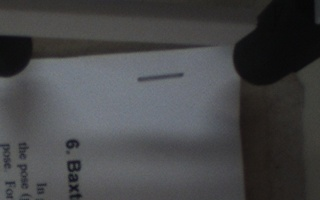
#> input picture cv_test_images/rot_07.jpg, 320 x 200 px, found by its file name
$ python create_contour.py
#> lines starting #> are read from the running program, lines starting #| are printed output that depends on the picture; after the words box and inside, x2 and y2 are one past the last pixel; in counts of white or black regions, pixels touching at a corner belong together
#!/usr/bin/env python
#-*- coding:utf-8 -*-
import cv2 as cv
import sys
import numpy as np
from matplotlib import pyplot as plot


#-------------------------------------------------------
#Wird nicht verwendet und nicht zur Arbeit hinzugefügt

def plot_it(masks):
    """
    Displays the given masks in a neat way

        Parameter:
            masks: List of binary masks to be displayed
    """
    i = 0
    while i in range(len(masks)):
        fig, ax = plot.subplots(5, 2, sharex='none', sharey='none')
        for row in ax:
            for col in row:
                col.imshow(masks[i], cmap="gray")
                col.title.set_text(i)
                i+=1
        print("showing: {}-{} of {}".format(i-10, i-1, len(masks)-1))
        plot.show()

def contour_on_paper(img, contour):
    """
    Draws a given contour on a given image and displays it

        Parameters:
                img: Image to draw on
                contour: Contour to be drawn
    """
    rect = cv.minAreaRect(contour)
    box = cv.boxPoints(rect)
    box = np.int0(box)
    print("{}".format(box))
    bgr = cv.cvtColor(img, cv.COLOR_GRAY2BGR)
    cv.drawContours(bgr, [box], 0, (0,255,0), 1)
    cv.imshow("Kontur auf Bild", bgr)
    key = cv.waitKey(0)
    print(key)
    if key == 119:
        mask = np.ones(img.shape[:2], np.uint8)
        cv.drawContours(mask, [box], 0, 255, -1)
        cv.imwrite("/home/user/schuermann_BA/ros_ws/src/baxter_staples/cv_test_images/masks/document.jpg", mask)


def main():
    img = cv.imread("/home/user/schuermann_BA/ros_ws/src/baxter_staples/cv_test_images/rot_07.jpg", 0)
#> img: shape (200, 320); min 6, max 129, mean 70.7
    masks = list()
    if img is None:
        sys.exit("can't load image")
    canny = cv.Canny(img, 100, 200)
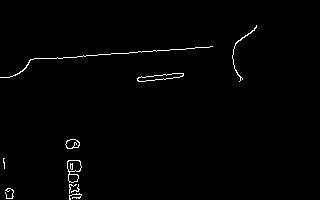
#> canny: shape (200, 320); 1.1% white in thin lines or dots, all inside (x1, y1, x2, y2) = (0, 25, 257, 200)
    contours = cv.findContours(canny.copy(), cv.RETR_TREE, cv.CHAIN_APPROX_SIMPLE)[1]
#> contours = 16 contours, 8 with area under 20; largest, box (x1, y1, x2, y2) and area: (67, 160, 82, 183) 212, (137, 73, 184, 82) 183, (137, 73, 184, 82) 178, (67, 160, 82, 172) 135, (65, 139, 80, 149) 100, (65, 139, 80, 149) 90, (68, 174, 79, 183) 67, (232, 25, 257, 82) 22
    i = 0
    for c in contours:
        print("{}/{}".format(i, len(contours)-1))
        i+=1
        contour_on_paper(img, c)
#> this loop made 16 passes; (key Esc is pressed on pass 1)
#> (rect in contour_on_paper, box in contour_on_paper) on passes 1 to 8: (((74.92, 195.8), (12.48, 5.3), -6.34), [[69, 199], [68, 193], [80, 192], [81, 197]]), (((9, 193), (10, 8), -90), [[13, 198], [5, 198], [5, 188], [13, 188]]), (((76, 189.5), (10.61, 4.95), -45), [[74, 195], [70, 191], [78, 184], [81, 187]]), (((72.5, 188.5), (9, 7), -90), [[76, 193], [69, 193], [69, 184], [76, 184]]), (((74, 171), (22, 14), -90), [[81, 182], [67, 182], [67, 160], [81, 160]]), (((73, 178), (8, 10), -90), [[78, 182], [68, 182], [68, 174], [78, 174]]), (((74, 165.5), (11, 14), -90), [[81, 171], [67, 171], [67, 160], [81, 160]]), (((71, 166), (6, 2), -90), [[72, 169], [70, 169], [70, 163], [72, 163]])
#> (printed output is left out)
#> after the loop, i = 16
    """ for c in contours:
        rect = cv.minAreaRect(c)
        box = cv.boxPoints(rect)
        box = np.int0(box)
        mask = np.ones(img.shape[:2], np.uint8)
        cv.drawContours(mask, [box], 0, 255, -1)
        masks.append(mask.copy())
    plot_it(np.asarray(masks)) """


    """ #calculations
    kernel = np.ones((5,1), np.uint8)
    img = cv.imread("/home/user/schuermann_BA/ros_ws/src/baxter_staples/cv_test_images/rot_03.jpg")
    if img is None:
        sys.exit("can't load image")
    gray = cv.cvtColor(img, cv.COLOR_BGR2GRAY)
    #blur = cv.bilateralFilter(img, 7, 30, 30)
    blur = cv.GaussianBlur(gray, (5, 3), 0)
    aThresh = cv.adaptiveThreshold(blur, 255, cv.ADAPTIVE_THRESH_GAUSSIAN_C, cv.THRESH_BINARY_INV, 11, 2)
    morph = cv.morphologyEx(aThresh, cv.MORPH_OPEN, kernel)
    canny = cv.Canny(gray, 1, 100)
    contours = cv.findContours(canny.copy(), cv.RETR_TREE, cv.CHAIN_APPROX_SIMPLE)[1]
    #print(len(contours))
    cnt = contours[8]
    rect = cv.minAreaRect(cnt)
    box = cv.boxPoints(rect)
    box = np.int0(box)
    cv.drawContours(img, [box], 0, (0,255,0), 1)
    #maske der kontur erstellen und speichern
    mask = np.ones(img.shape[:2], np.uint8)
    cv.drawContours(mask, [box], 0, 255, 0)
    cv.imwrite("/home/user/schuermann_BA/ros_ws/src/baxter_staples/cv_test_images/contour0.jpg", mask)


    #show in plot
    plot.subplot(611), plot.imshow(img), plot.title("original"), plot.xticks([]), plot.yticks([])
    plot.subplot(612), plot.imshow(blur, cmap = "gray"), plot.title("blurred"), plot.xticks([]), plot.yticks([])
    plot.subplot(613), plot.imshow(aThresh, cmap = "gray"), plot.title("gauss adaptive threshold after blur"), plot.xticks([]), plot.yticks([])
    plot.subplot(614), plot.imshow(morph, cmap = "gray"), plot.title("opening after gat after blur"), plot.xticks([]), plot.yticks([])
    plot.subplot(615), plot.imshow(canny, cmap = "gray"), plot.title("canny edge detection"), plot.xticks([]), plot.yticks([])
    plot.subplot(616), plot.imshow(mask, cmap = "gray"), plot.title("mask"), plot.xticks([]), plot.yticks([])
    plot.show()
    #cv.waitKey(0) """


if __name__ == "__main__":
    main()


$ run again, with cv_test_images/rot_03.jpg copied over cv_test_images/rot_07.jpg
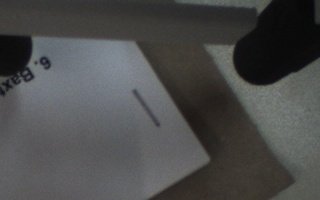
#> input picture cv_test_images/rot_03.jpg, 320 x 200 px, found by its file name
#> in main, `canny = cv.Canny(img, 100, 200)`:
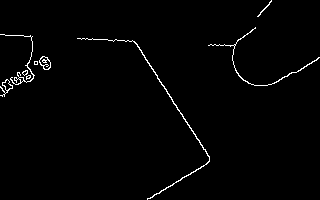
#> canny: shape (200, 320); 1.4% white in thin lines or dots
#> contours = 18 contours, 11 with area under 20; largest, box (x1, y1, x2, y2) and area: (77, 38, 210, 200) 110, (39, 56, 51, 70) 102, (39, 56, 51, 70) 82, (0, 79, 13, 97) 68, (2, 79, 13, 91) 54, (208, 27, 320, 86) 49, (0, 34, 35, 85) 47
#> the loop in main, `for c in contours:` made 18 passes; (key Esc is pressed on pass 1)
#> (rect in contour_on_paper, box in contour_on_paper) on passes 1 to 5: (((4.25, 87.75), (16.26, 11.31), -45), [[2, 97], [-5, 89], [6, 78], [14, 86]]), (((6.87, 84.78), (7.55, 9.78), -30.96), [[6, 90], [1, 82], [7, 78], [12, 87]]), (((27.9, 76.7), (5.06, 3.16), -18.43), [[26, 79], [25, 76], [29, 74], [30, 77]]), (((28, 76.5), (3.54, 2.12), -45), [[27, 78], [26, 77], [28, 74], [30, 76]]), (((24.9, 72.3), (5.81, 4.02), -26.57), [[23, 75], [21, 71], [26, 69], [28, 72]])
#> (printed output is left out)
#> after the loop in main, `for c in contours:`: i = 18

$ run again, with cv_test_images/rot_05.jpg copied over cv_test_images/rot_07.jpg
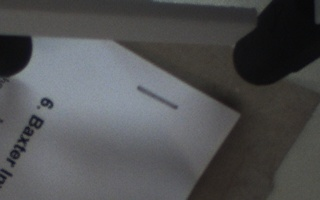
#> input picture cv_test_images/rot_05.jpg, 320 x 200 px, found by its file name
#> in main, `canny = cv.Canny(img, 100, 200)`:
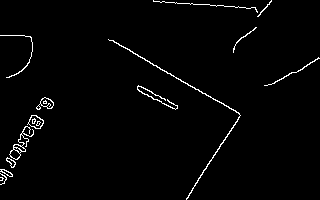
#> canny: shape (200, 320); 1.9% white in thin lines or dots
#> contours = 28 contours, 14 with area under 20; largest, box (x1, y1, x2, y2) and area: (9, 126, 34, 160) 151, (27, 115, 44, 129) 140, (28, 115, 44, 129) 126, (108, 39, 241, 200) 122, (36, 97, 54, 110) 110
#> the loop in main, `for c in contours:` made 28 passes; (key Esc is pressed on pass 1)
#> (rect in contour_on_paper, box in contour_on_paper) on passes 1 to 5: (((1.5, 178.5), (3, 3), -90), [[3, 180], [0, 180], [0, 177], [3, 177]]), (((3, 178.5), (11, 6), -90), [[6, 184], [0, 184], [0, 173], [6, 173]]), (((6.1, 172.3), (4.02, 13.86), -63.43), [[11, 177], [0, 171], [0, 167], [13, 173]]), (((6.58, 172.4), (3.33, 11.93), -56.31), [[10, 177], [0, 170], [2, 167], [12, 174]]), (((10.8, 161.4), (6.16, 11.62), -35.54), [[11, 167], [4, 158], [9, 154], [16, 164]])
#> (printed output is left out)
#> after the loop in main, `for c in contours:`: i = 28

$ run again, with cv_test_images/absoluter_Schatten.jpg copied over cv_test_images/rot_07.jpg
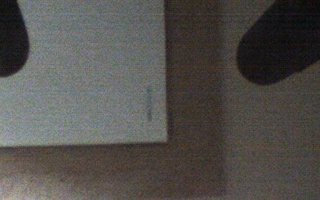
#> input picture cv_test_images/absoluter_Schatten.jpg, 320 x 200 px, found by its file name
#> in main, `canny = cv.Canny(img, 100, 200)`:
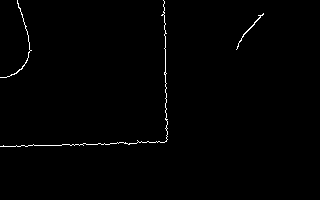
#> canny: shape (200, 320); 0.78% white in thin lines or dots, all inside (x1, y1, x2, y2) = (0, 0, 264, 147)
#> contours = 5 contours, 4 with area under 20; largest, box (x1, y1, x2, y2) and area: (236, 13, 264, 50) 24
#> the loop in main, `for c in contours:` made 5 passes; (key Esc is pressed on pass 1)
#> (rect in contour_on_paper, box in contour_on_paper) on passes 1, 2, 5: (((248.3, 30.11), (45, 3.74), -52.59), [[236, 49], [233, 46], [260, 11], [263, 13]]), (((117.2, 112.8), (218.9, 107), -41.85), [[71, 225], [0, 146], [163, 0], [234, 79]]), (((20.44, 41.14), (78.85, 24.45), -77.55), [[23, 82], [0, 77], [17, 0], [40, 5]])
#> (printed output is left out)
#> pass 2, in contour_on_paper (call 2), `cv.imshow("Kontur auf Bild", bgr)`:
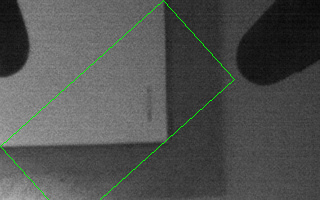
#> window 'Kontur auf Bild': shape (200, 320, 3); mean B, G, R 79.7, 81.5, 79.7
#> after the loop in main, `for c in contours:`: i = 5
